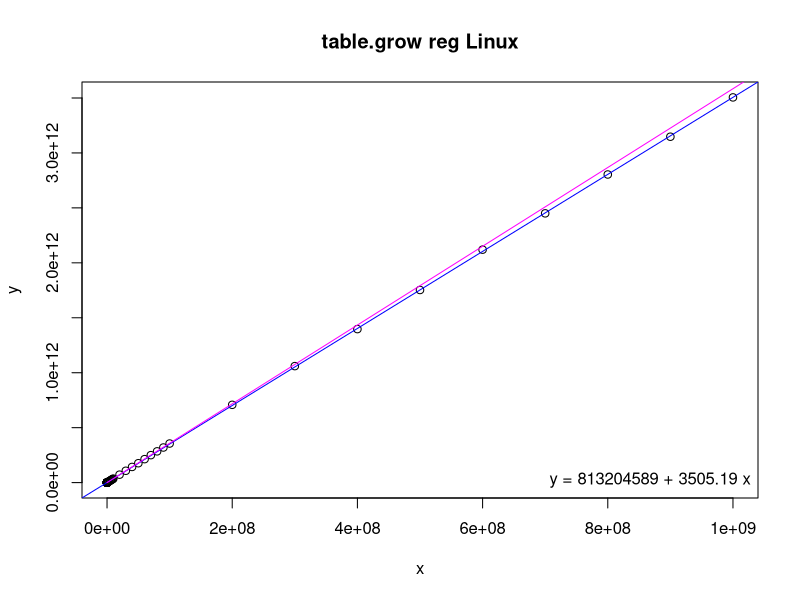
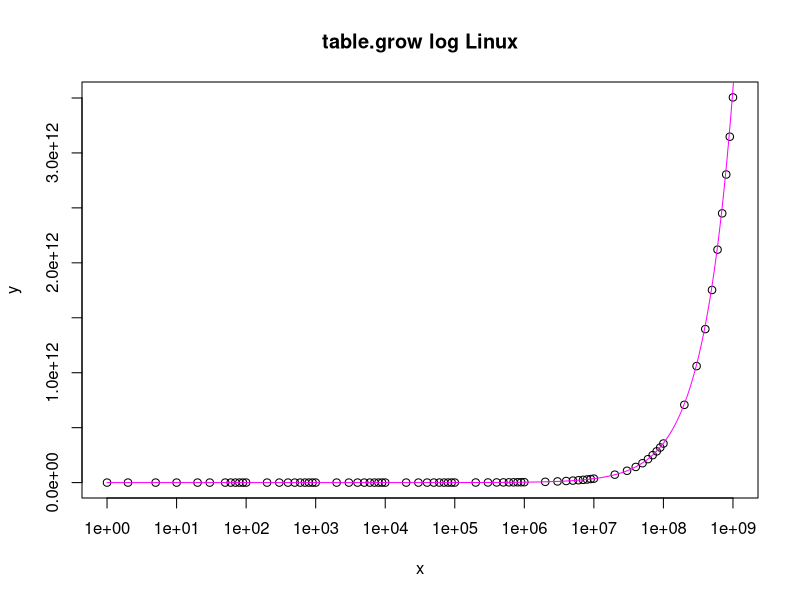

The R source for these figures, in order:
# Input data
x <- c(1,2,5,10,20,30,50,60,70,80,90,100,200,300,400,500,600,700,800,900,1000,2000,3000,4000,5000,6000,7000,8000,9000,10000,20000,30000,40000,50000,60000,70000,80000,90000,100000,200000,300000,400000,500000,600000,700000,800000,900000,1000000,2000000,3000000,4000000,5000000,6000000,7000000,8000000,9000000,10000000,20000000,30000000,40000000,50000000,60000000,70000000,80000000,90000000,100000000,200000000,300000000,400000000,500000000,600000000,700000000,800000000,900000000,1000000000)
y <- c(186250000,187680000,185740000,185590000,184080000,188810000,186560000,187070000,184710000,187070000,189430000,193360000,186890000,191010000,189450000,191560000,189840000,190030000,191470000,198140000,187450000,203890000,199510000,205980000,202410000,211460000,211370000,216070000,216610000,222530000,260360000,291560000,335430000,366170000,396020000,436790000,473960000,506320000,548600000,918260000,1288200000,1606200000,1969000000,2403500000,2663300000,3043600000,3374600000,3681900000,7284800000,10904000000,14491000000,18155000000,21581000000,25187000000,28622000000,32676000000,36301000000,72338000000,107840000000,142580000000,176540000000,213540000000,249870000000,284500000000,319450000000,355650000000,707920000000,1060100000000,1396900000000,1752800000000,2119800000000,2450200000000,2803800000000,3147500000000,3505200000000)

# Linear regression
model <- lm(y ~ x)
coefs <- coef(model)

# Print regression coefficients
print(coefs)

# Estimating function
fe <- function(x) {
  200000000 + (((x + 16 - 1) / 16) * 57344)
}

# Estimated values
xe <- seq(1, 40000000000, by = 10000)
ye <- fe(xe)

png("table-grow-reg.png")
plot(x, y, main = "table.grow reg Linux")
abline(model, col = "blue")
lines(xe, ye, col = "magenta")
legend("bottomright", legend = sprintf("y = %.0f + %.2f x", coefs[1], coefs[2]), bty = "n")

png("table-grow-log.png")
plot(x, y, log = "x", main = "table.grow log Linux")
lines(xe, ye, col = "magenta")
